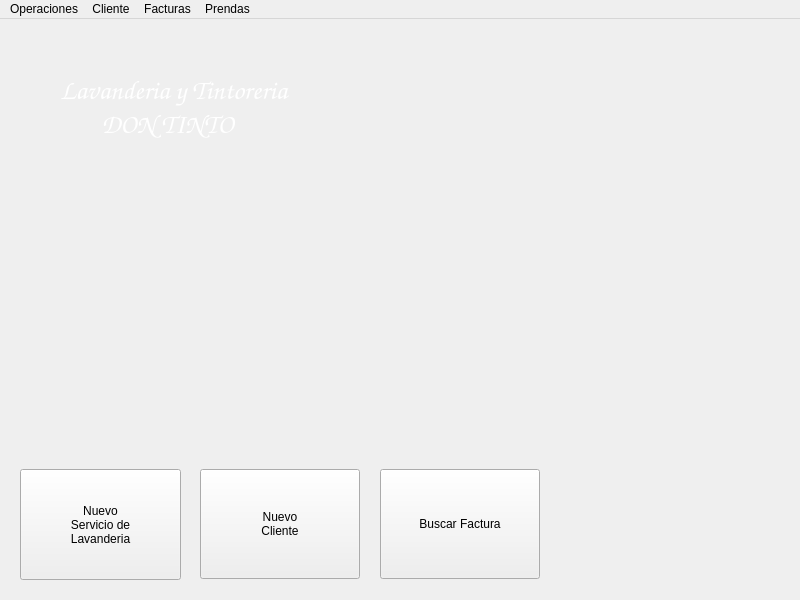
<?xml version="1.0" encoding="UTF-8"?>
<ui version="4.0">
 <class>MainWindow</class>
 <widget class="QMainWindow" name="MainWindow">
  <property name="geometry">
   <rect>
    <x>0</x>
    <y>0</y>
    <width>800</width>
    <height>600</height>
   </rect>
  </property>
  <property name="windowTitle">
   <string>Tintoreria y Lavanderia DON TINTO</string>
  </property>
  <property name="windowIcon">
   <iconset resource="../recursos.qrc">
    <normaloff>:/Icons/qtcreator.png</normaloff>:/Icons/qtcreator.png</iconset>
  </property>
  <property name="toolButtonStyle">
   <enum>Qt::ToolButtonTextUnderIcon</enum>
  </property>
  <widget class="QWidget" name="centralWidget">
   <widget class="QPushButton" name="nuevoServicio">
    <property name="geometry">
     <rect>
      <x>20</x>
      <y>450</y>
      <width>161</width>
      <height>111</height>
     </rect>
    </property>
    <property name="layoutDirection">
     <enum>Qt::LeftToRight</enum>
    </property>
    <property name="text">
     <string>Nuevo
Servicio de
Lavanderia</string>
    </property>
    <property name="icon">
     <iconset resource="../recursos.qrc">
      <normaloff>:/Icons/Synchronize.png</normaloff>:/Icons/Synchronize.png</iconset>
    </property>
    <property name="iconSize">
     <size>
      <width>48</width>
      <height>48</height>
     </size>
    </property>
   </widget>
   <widget class="QPushButton" name="nuevoCliente">
    <property name="geometry">
     <rect>
      <x>200</x>
      <y>450</y>
      <width>160</width>
      <height>110</height>
     </rect>
    </property>
    <property name="text">
     <string>Nuevo
Cliente</string>
    </property>
    <property name="icon">
     <iconset resource="../recursos.qrc">
      <normaloff>:/Icons/User.png</normaloff>:/Icons/User.png</iconset>
    </property>
    <property name="iconSize">
     <size>
      <width>48</width>
      <height>48</height>
     </size>
    </property>
   </widget>
   <widget class="QPushButton" name="buscarFactura">
    <property name="geometry">
     <rect>
      <x>380</x>
      <y>450</y>
      <width>160</width>
      <height>110</height>
     </rect>
    </property>
    <property name="text">
     <string>Buscar Factura</string>
    </property>
    <property name="icon">
     <iconset resource="../recursos.qrc">
      <normaloff>:/Icons/Preview.png</normaloff>:/Icons/Preview.png</iconset>
    </property>
    <property name="iconSize">
     <size>
      <width>48</width>
      <height>48</height>
     </size>
    </property>
   </widget>
   <widget class="QLabel" name="label">
    <property name="geometry">
     <rect>
      <x>30</x>
      <y>40</y>
      <width>350</width>
      <height>350</height>
     </rect>
    </property>
    <property name="text">
     <string/>
    </property>
    <property name="pixmap">
     <pixmap resource="../recursos.qrc">:/Images/main.jpg</pixmap>
    </property>
   </widget>
   <widget class="QLabel" name="label_2">
    <property name="geometry">
     <rect>
      <x>60</x>
      <y>50</y>
      <width>293</width>
      <height>76</height>
     </rect>
    </property>
    <property name="palette">
     <palette>
      <active>
       <colorrole role="WindowText">
        <brush brushstyle="SolidPattern">
         <color alpha="255">
          <red>255</red>
          <green>255</green>
          <blue>255</blue>
         </color>
        </brush>
       </colorrole>
       <colorrole role="Button">
        <brush brushstyle="SolidPattern">
         <color alpha="255">
          <red>255</red>
          <green>255</green>
          <blue>255</blue>
         </color>
        </brush>
       </colorrole>
       <colorrole role="Light">
        <brush brushstyle="SolidPattern">
         <color alpha="255">
          <red>255</red>
          <green>255</green>
          <blue>255</blue>
         </color>
        </brush>
       </colorrole>
       <colorrole role="Midlight">
        <brush brushstyle="SolidPattern">
         <color alpha="255">
          <red>255</red>
          <green>255</green>
          <blue>255</blue>
         </color>
        </brush>
       </colorrole>
       <colorrole role="Dark">
        <brush brushstyle="SolidPattern">
         <color alpha="255">
          <red>127</red>
          <green>127</green>
          <blue>127</blue>
         </color>
        </brush>
       </colorrole>
       <colorrole role="Mid">
        <brush brushstyle="SolidPattern">
         <color alpha="255">
          <red>170</red>
          <green>170</green>
          <blue>170</blue>
         </color>
        </brush>
       </colorrole>
       <colorrole role="Text">
        <brush brushstyle="SolidPattern">
         <color alpha="255">
          <red>255</red>
          <green>255</green>
          <blue>255</blue>
         </color>
        </brush>
       </colorrole>
       <colorrole role="BrightText">
        <brush brushstyle="SolidPattern">
         <color alpha="255">
          <red>255</red>
          <green>255</green>
          <blue>255</blue>
         </color>
        </brush>
       </colorrole>
       <colorrole role="ButtonText">
        <brush brushstyle="SolidPattern">
         <color alpha="255">
          <red>0</red>
          <green>0</green>
          <blue>0</blue>
         </color>
        </brush>
       </colorrole>
       <colorrole role="Base">
        <brush brushstyle="SolidPattern">
         <color alpha="255">
          <red>255</red>
          <green>255</green>
          <blue>255</blue>
         </color>
        </brush>
       </colorrole>
       <colorrole role="Window">
        <brush brushstyle="SolidPattern">
         <color alpha="255">
          <red>255</red>
          <green>255</green>
          <blue>255</blue>
         </color>
        </brush>
       </colorrole>
       <colorrole role="Shadow">
        <brush brushstyle="SolidPattern">
         <color alpha="255">
          <red>0</red>
          <green>0</green>
          <blue>0</blue>
         </color>
        </brush>
       </colorrole>
       <colorrole role="AlternateBase">
        <brush brushstyle="SolidPattern">
         <color alpha="255">
          <red>255</red>
          <green>255</green>
          <blue>255</blue>
         </color>
        </brush>
       </colorrole>
       <colorrole role="ToolTipBase">
        <brush brushstyle="SolidPattern">
         <color alpha="255">
          <red>255</red>
          <green>255</green>
          <blue>220</blue>
         </color>
        </brush>
       </colorrole>
       <colorrole role="ToolTipText">
        <brush brushstyle="SolidPattern">
         <color alpha="255">
          <red>0</red>
          <green>0</green>
          <blue>0</blue>
         </color>
        </brush>
       </colorrole>
      </active>
      <inactive>
       <colorrole role="WindowText">
        <brush brushstyle="SolidPattern">
         <color alpha="255">
          <red>255</red>
          <green>255</green>
          <blue>255</blue>
         </color>
        </brush>
       </colorrole>
       <colorrole role="Button">
        <brush brushstyle="SolidPattern">
         <color alpha="255">
          <red>255</red>
          <green>255</green>
          <blue>255</blue>
         </color>
        </brush>
       </colorrole>
       <colorrole role="Light">
        <brush brushstyle="SolidPattern">
         <color alpha="255">
          <red>255</red>
          <green>255</green>
          <blue>255</blue>
         </color>
        </brush>
       </colorrole>
       <colorrole role="Midlight">
        <brush brushstyle="SolidPattern">
         <color alpha="255">
          <red>255</red>
          <green>255</green>
          <blue>255</blue>
         </color>
        </brush>
       </colorrole>
       <colorrole role="Dark">
        <brush brushstyle="SolidPattern">
         <color alpha="255">
          <red>127</red>
          <green>127</green>
          <blue>127</blue>
         </color>
        </brush>
       </colorrole>
       <colorrole role="Mid">
        <brush brushstyle="SolidPattern">
         <color alpha="255">
          <red>170</red>
          <green>170</green>
          <blue>170</blue>
         </color>
        </brush>
       </colorrole>
       <colorrole role="Text">
        <brush brushstyle="SolidPattern">
         <color alpha="255">
          <red>255</red>
          <green>255</green>
          <blue>255</blue>
         </color>
        </brush>
       </colorrole>
       <colorrole role="BrightText">
        <brush brushstyle="SolidPattern">
         <color alpha="255">
          <red>255</red>
          <green>255</green>
          <blue>255</blue>
         </color>
        </brush>
       </colorrole>
       <colorrole role="ButtonText">
        <brush brushstyle="SolidPattern">
         <color alpha="255">
          <red>0</red>
          <green>0</green>
          <blue>0</blue>
         </color>
        </brush>
       </colorrole>
       <colorrole role="Base">
        <brush brushstyle="SolidPattern">
         <color alpha="255">
          <red>255</red>
          <green>255</green>
          <blue>255</blue>
         </color>
        </brush>
       </colorrole>
       <colorrole role="Window">
        <brush brushstyle="SolidPattern">
         <color alpha="255">
          <red>255</red>
          <green>255</green>
          <blue>255</blue>
         </color>
        </brush>
       </colorrole>
       <colorrole role="Shadow">
        <brush brushstyle="SolidPattern">
         <color alpha="255">
          <red>0</red>
          <green>0</green>
          <blue>0</blue>
         </color>
        </brush>
       </colorrole>
       <colorrole role="AlternateBase">
        <brush brushstyle="SolidPattern">
         <color alpha="255">
          <red>255</red>
          <green>255</green>
          <blue>255</blue>
         </color>
        </brush>
       </colorrole>
       <colorrole role="ToolTipBase">
        <brush brushstyle="SolidPattern">
         <color alpha="255">
          <red>255</red>
          <green>255</green>
          <blue>220</blue>
         </color>
        </brush>
       </colorrole>
       <colorrole role="ToolTipText">
        <brush brushstyle="SolidPattern">
         <color alpha="255">
          <red>0</red>
          <green>0</green>
          <blue>0</blue>
         </color>
        </brush>
       </colorrole>
      </inactive>
      <disabled>
       <colorrole role="WindowText">
        <brush brushstyle="SolidPattern">
         <color alpha="255">
          <red>127</red>
          <green>127</green>
          <blue>127</blue>
         </color>
        </brush>
       </colorrole>
       <colorrole role="Button">
        <brush brushstyle="SolidPattern">
         <color alpha="255">
          <red>255</red>
          <green>255</green>
          <blue>255</blue>
         </color>
        </brush>
       </colorrole>
       <colorrole role="Light">
        <brush brushstyle="SolidPattern">
         <color alpha="255">
          <red>255</red>
          <green>255</green>
          <blue>255</blue>
         </color>
        </brush>
       </colorrole>
       <colorrole role="Midlight">
        <brush brushstyle="SolidPattern">
         <color alpha="255">
          <red>255</red>
          <green>255</green>
          <blue>255</blue>
         </color>
        </brush>
       </colorrole>
       <colorrole role="Dark">
        <brush brushstyle="SolidPattern">
         <color alpha="255">
          <red>127</red>
          <green>127</green>
          <blue>127</blue>
         </color>
        </brush>
       </colorrole>
       <colorrole role="Mid">
        <brush brushstyle="SolidPattern">
         <color alpha="255">
          <red>170</red>
          <green>170</green>
          <blue>170</blue>
         </color>
        </brush>
       </colorrole>
       <colorrole role="Text">
        <brush brushstyle="SolidPattern">
         <color alpha="255">
          <red>127</red>
          <green>127</green>
          <blue>127</blue>
         </color>
        </brush>
       </colorrole>
       <colorrole role="BrightText">
        <brush brushstyle="SolidPattern">
         <color alpha="255">
          <red>255</red>
          <green>255</green>
          <blue>255</blue>
         </color>
        </brush>
       </colorrole>
       <colorrole role="ButtonText">
        <brush brushstyle="SolidPattern">
         <color alpha="255">
          <red>127</red>
          <green>127</green>
          <blue>127</blue>
         </color>
        </brush>
       </colorrole>
       <colorrole role="Base">
        <brush brushstyle="SolidPattern">
         <color alpha="255">
          <red>255</red>
          <green>255</green>
          <blue>255</blue>
         </color>
        </brush>
       </colorrole>
       <colorrole role="Window">
        <brush brushstyle="SolidPattern">
         <color alpha="255">
          <red>255</red>
          <green>255</green>
          <blue>255</blue>
         </color>
        </brush>
       </colorrole>
       <colorrole role="Shadow">
        <brush brushstyle="SolidPattern">
         <color alpha="255">
          <red>0</red>
          <green>0</green>
          <blue>0</blue>
         </color>
        </brush>
       </colorrole>
       <colorrole role="AlternateBase">
        <brush brushstyle="SolidPattern">
         <color alpha="255">
          <red>255</red>
          <green>255</green>
          <blue>255</blue>
         </color>
        </brush>
       </colorrole>
       <colorrole role="ToolTipBase">
        <brush brushstyle="SolidPattern">
         <color alpha="255">
          <red>255</red>
          <green>255</green>
          <blue>220</blue>
         </color>
        </brush>
       </colorrole>
       <colorrole role="ToolTipText">
        <brush brushstyle="SolidPattern">
         <color alpha="255">
          <red>0</red>
          <green>0</green>
          <blue>0</blue>
         </color>
        </brush>
       </colorrole>
      </disabled>
     </palette>
    </property>
    <property name="font">
     <font>
      <family>Comic Sans MS</family>
      <pointsize>20</pointsize>
      <italic>false</italic>
     </font>
    </property>
    <property name="text">
     <string>Lavanderia y Tintoreria
       DON TINTO</string>
    </property>
   </widget>
  </widget>
  <widget class="QMenuBar" name="menuBar">
   <property name="geometry">
    <rect>
     <x>0</x>
     <y>0</y>
     <width>800</width>
     <height>22</height>
    </rect>
   </property>
   <widget class="QMenu" name="menuCliente">
    <property name="title">
     <string>Cliente</string>
    </property>
    <addaction name="actionNuevo"/>
    <addaction name="actionModificar_Datos_Cliente"/>
   </widget>
   <widget class="QMenu" name="menuPrendas">
    <property name="title">
     <string>Operaciones</string>
    </property>
    <addaction name="actionNuevoServicioLavanderia"/>
   </widget>
   <widget class="QMenu" name="menuFacturas">
    <property name="title">
     <string>Facturas</string>
    </property>
    <addaction name="actionBuscar_Factura"/>
   </widget>
   <widget class="QMenu" name="menuPrendas_2">
    <property name="title">
     <string>Prendas</string>
    </property>
    <addaction name="actionNueva_Prenda"/>
   </widget>
   <addaction name="menuPrendas"/>
   <addaction name="menuCliente"/>
   <addaction name="menuFacturas"/>
   <addaction name="menuPrendas_2"/>
  </widget>
  <action name="actionNuevo">
   <property name="icon">
    <iconset resource="../recursos.qrc">
     <normaloff>:/Icons/User.png</normaloff>:/Icons/User.png</iconset>
   </property>
   <property name="text">
    <string>Agregar Cliente</string>
   </property>
  </action>
  <action name="actionNuevoServicioLavanderia">
   <property name="icon">
    <iconset resource="../recursos.qrc">
     <normaloff>:/Icons/Synchronize.png</normaloff>:/Icons/Synchronize.png</iconset>
   </property>
   <property name="text">
    <string>Nuevo Servicio de Lavanderia</string>
   </property>
  </action>
  <action name="actionNueva_Prenda">
   <property name="icon">
    <iconset resource="../recursos.qrc">
     <normaloff>:/Icons/Add.png</normaloff>:/Icons/Add.png</iconset>
   </property>
   <property name="text">
    <string>Nueva Prenda</string>
   </property>
  </action>
  <action name="actionModificar_Datos_Cliente">
   <property name="icon">
    <iconset resource="../recursos.qrc">
     <normaloff>:/Icons/App.png</normaloff>:/Icons/App.png</iconset>
   </property>
   <property name="text">
    <string>Modificar Datos Cliente</string>
   </property>
  </action>
  <action name="actionBuscar_Factura">
   <property name="icon">
    <iconset resource="../recursos.qrc">
     <normaloff>:/Icons/Preview.png</normaloff>:/Icons/Preview.png</iconset>
   </property>
   <property name="text">
    <string>Buscar Factura</string>
   </property>
  </action>
 </widget>
 <layoutdefault spacing="6" margin="11"/>
 <resources>
  <include location="../recursos.qrc"/>
 </resources>
 <connections>
  <connection>
   <sender>nuevoServicio</sender>
   <signal>clicked()</signal>
   <receiver>actionNuevoServicioLavanderia</receiver>
   <slot>trigger()</slot>
   <hints>
    <hint type="sourcelabel">
     <x>120</x>
     <y>107</y>
    </hint>
    <hint type="destinationlabel">
     <x>-1</x>
     <y>-1</y>
    </hint>
   </hints>
  </connection>
  <connection>
   <sender>nuevoCliente</sender>
   <signal>clicked()</signal>
   <receiver>actionNuevo</receiver>
   <slot>trigger()</slot>
   <hints>
    <hint type="sourcelabel">
     <x>119</x>
     <y>236</y>
    </hint>
    <hint type="destinationlabel">
     <x>-1</x>
     <y>-1</y>
    </hint>
   </hints>
  </connection>
  <connection>
   <sender>buscarFactura</sender>
   <signal>clicked()</signal>
   <receiver>actionBuscar_Factura</receiver>
   <slot>trigger()</slot>
   <hints>
    <hint type="sourcelabel">
     <x>459</x>
     <y>526</y>
    </hint>
    <hint type="destinationlabel">
     <x>-1</x>
     <y>-1</y>
    </hint>
   </hints>
  </connection>
 </connections>
</ui>
